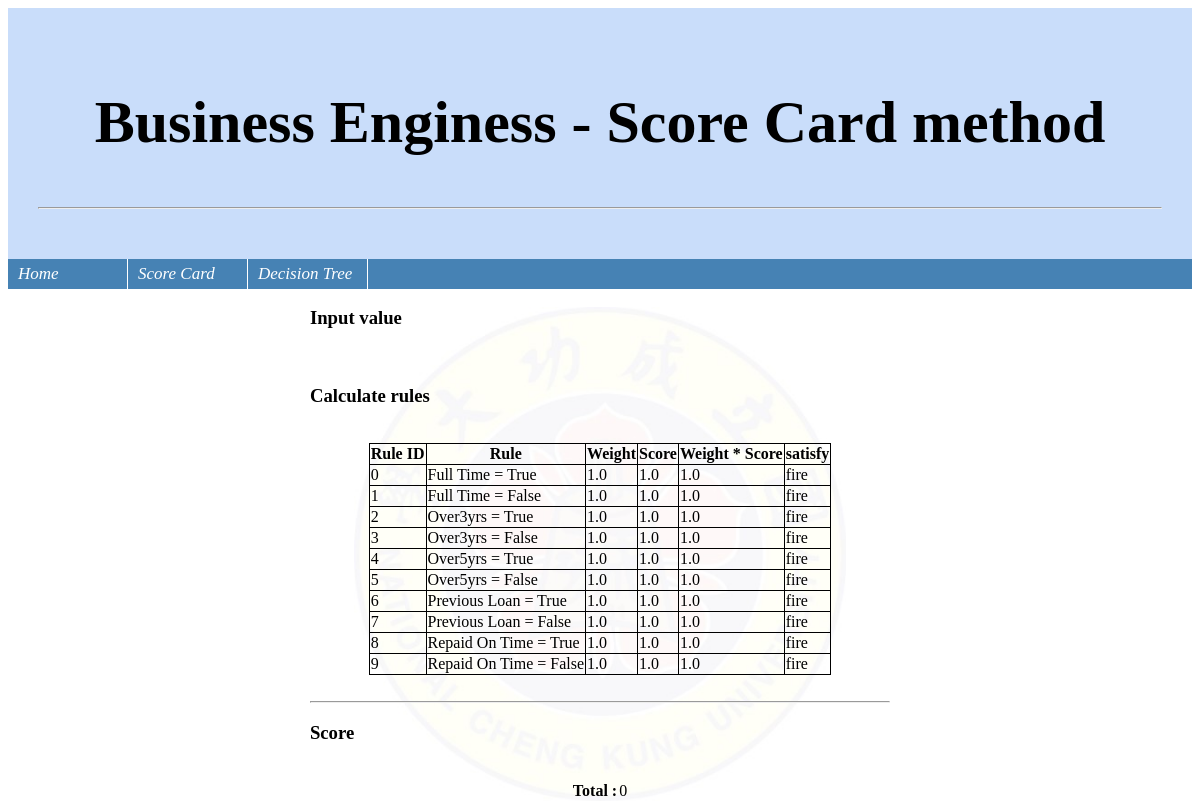
The page /ScoreCard/Case 2/ on the database its author committed.
### web_project/system/models.py (models this page shows, shortened)
class ScoreCardPool(models.Model):
    fkey = models.ForeignKey(
        'ScoreCardLibrary', on_delete=models.CASCADE)
    rule = models.TextField(help_text='Rule', null=True)
    weight = models.FloatField(
        default='1',
        help_text='Weight',
    )
    score = models.FloatField(
        default='1',
        help_text='Score',
    )

### web_project/system/views.py (the view)
# urls.py: path("ScoreCard/<id>/", views.ScoreCardView, name="ScoreCardView"),
def ScoreCardView(request, id):
    rules = ScoreCardPool.objects.filter(fkey__name=id).all()
    varmap = {"1": 1, "2": 1.5, "3": 50}
    varmap, _ = value_transform(varmap)
    engine = SCEngine.SCE()
    rulelist = [(Rule(rule.rule), rule.score * rule.weight)
                for rule in rules]
    engine.defrule(rulelist)
    engine.assign(varmap)
    score, satisfy = engine.run()
    kmap, vardata = value_transform(engine.info().varmap)
    ruleresult = []
    for i, rule in enumerate(rules):
        line = {}
        line["Rule"] = i
        line["Ruleinfo"] = f"{Rule(rule.rule).ToString():<50}"
        line["w"] = rule.weight
        line["s"] = rule.score
        line["wxs"] = rule.score*rule.weight
        line["satisfy"] = "pass" if satisfy[i] else "fire"
        ruleresult.append(line)
    SCid = ScoreCardLibrary.objects.all()
    scid_list = {i: rule.name for i, rule in enumerate(SCid)}
    lib = DecisionTreeLibrary.objects.all()
    dtid_list = {i: rule.name for i, rule in enumerate(lib)}
    context = {
        'obj': vardata,
        'rules': ruleresult,
        'total': score,
        "scid": scid_list,
        "dtid": dtid_list
    }
    return render(request, 'ScoreCard.html', context)

### web_project/system/InferenceEngine/SCEngine.py (called while the page is built)
    def assign(self, name_value_map):
        if not self.setrule:
            raise NameError('rule must be set before assign variable')
        if name_value_map is not None:
            for x, y in name_value_map.items():
                template = self.env.find_template('urule')
                template.assert_fact(name=x, value=y)
                self.varmap |= {x: y}

    def defrule(self, rules):
        self.setrule = True
        for rule, score in rules:
            rstr = f'''
            (defrule Rule{self.rule_ctr}
            (declare (salience {self.salience}))'''
            for x in rule.GetRaw():
                rstr += f'''
                (urule (name "{x.ID()}")(value ?{x.ID()}))
                '''
                self.varmap |= {x.ID(): None}
                self.typemap |= {x.ID(): x.datatype}
            rstr += f'''
            (test {rule.Prefix()})
            =>
            (addscore {score})
            (is_satisfy {self.rule_ctr})
            )
            '''
            self.env.build(rstr)
            self.rule_ctr = self.rule_ctr + 1
            self.salience = self.salience - 1
            self.satisfy.append(False)

    def info(self):
        return SimpleNamespace(varmap=self.varmap)

    def run(self) -> float:
        unassign_map = dict()
        value_cast = {'b': lambda: False,
                      'F': lambda: 0.0, 'I': lambda: 0}
        for x, y in self.varmap.items():
            if y is None:
                unassign_map |= {x: value_cast[self.typemap[x]]()}
        self.assign(unassign_map)
        self.env.run()
        return self.total, self.satisfy

### web_project/system/models.py (called while the page is built)
    def ID(self):
        return f"r{self.variable}"

    def Prefix(self):
        obj = VariablePool.objects.filter(pk=self.variable)
        if obj.exists:
            value_cast = {'b': lambda x: "TRUE" if str(x).lower() not in ("0", "false") else "FALSE",
                          'F': lambda x: float(x), 'I': lambda x: float(x)}
            rvalue = value_cast[self.datatype](self.value)
            OPERATOR_CAST = {
                'b': '>',
                'e': 'eq',
                's': '<',
                'a': '>=',
                'p': '<=',
            }
            return f"({OPERATOR_CAST[self.operator]} ?{self.ID()} {str(rvalue)})"
        else:
            return "miss variable"

    def Add(self, urule):
        self.rlist.append(urule)

    def GetRaw(self):
        return self.rlist

### web_project/system/templates/ScoreCard.html (shortened to what this page needs)
{% load static %}
<!DOCTYPE html>
<html>
<head>
    <link rel="stylesheet" href="{% static 'SCexample.css' %}" />
</head>
<body>
    <div class="header">
        <h2>Business Enginess - Score Card method</h2>
        <hr/>
    </div>
    <div class="menu-bar">
        <ul>
            <li>
                <a href="{% url 'home' %}">Home</a>
            </li>
            <li>
                <a >Score Card</a>
            </li>
            <li>
                <a >Decision Tree</a>
            </li>
        </ul>
    </div>
    <div class="content" style="background-image: url({% static 'ncku-logo2.jpg' %});background-size:contain ; background-position:center;background-repeat: no-repeat;  ">
        <div class="content left">
            <div class="content left var">
                <h3><b>Input value</b></h3>
                <br/>
            </div>
            <div class="content left rule">
                <h3><b>Calculate rules</b></h3>
                <br/>
                <table>
                    <th>Rule ID</th>
                    <th>Rule</th>
                    <th>Weight</th>
                    <th>Score</th>
                    <th>Weight * Score</th>
                    <th>satisfy</th>
                    {% for rule in rules %}
                    <tr>
                        <td>{{rule.Rule}}</td>
                        <td>{{rule.Ruleinfo}}</td>
                        <td>{{rule.w}}</td>
                        <td>{{rule.s}}</td>
                        <td>{{rule.wxs}}</td>
                        <td>{{rule.satisfy}}</td>
                    </tr>
                    {% endfor %}
                </table>
                <br/>
                <hr/>
            </div>
            <div class="content left score">
                <h3><b>Score</b></h3>
                <br/>
                <table style="border: 0px;">
                    <tr style="border: 0px;">
                        <td style="border: 0px;"><b>Total : </b></td>
                        <td style="border: 0px;">{{total}}</td>
                    </tr>
                </table>
            </div>
        </div>
    </div>
</body>
</html>

### web_project/system/static/SCexample.css (style rules this page uses)
.header { background-color: #c9ddfa; padding: 30px; text-align: center; font-size: 40px; height: fit-content; }
div.menu-bar { position: relative; margin: 0; padding: 0; height: 30px; width: 100%; }
div.menu-bar ul { margin: 0; padding: 0; position: absolute; height: 100%; width: 100%; list-style-type: none; background-color: SteelBlue; overflow: visible; }
div.menu-bar ul li { display: block; float: left; height: auto; width: 120px; }
div.menu-bar li>span, div.menu-bar li>a, div.menu-bar li>a:link, div.menu-bar li>a:visited, div.menu-bar li>a:active { display: block; padding: 0 0 0 10px; height: 100%; width: 109px; border-right: 1px #ffffff solid; line-height: 30px; font-family: times, serif; font-size: 17px; font-style: italic; text-decoration: none; background-color: SteelBlue; color: #ffffff; cursor: pointer; }
.content.left { margin-left: 15%; margin-right: 15%; }
table { overflow-x: auto; border: 2px; margin-left: auto; margin-right: auto; width: auto; border-collapse: collapse; border: 1px solid black; }
tr td { border: 1px solid black; padding: 1px; }
th { border: 1px solid black; }

### rows shown on the page
ScoreCardPool: w "1.0", s "1.0"
ScoreCardPool: w "1.0", s "1.0"
ScoreCardPool: w "1.0", s "1.0"
ScoreCardPool: w "1.0", s "1.0"
ScoreCardPool: w "1.0", s "1.0"
ScoreCardPool: w "1.0", s "1.0"
ScoreCardPool: w "1.0", s "1.0"
ScoreCardPool: w "1.0", s "1.0"
ScoreCardPool: w "1.0", s "1.0"
ScoreCardPool: w "1.0", s "1.0"

### other values the page prints
{{ rule.Rule }} "0" "1" "2" "3" "4" "5" "6" "7" "8" "9"
{{ rule.Ruleinfo }} "Full Time = True" "Full Time = False" "Over3yrs = True" "Over3yrs = False" "Over5yrs = True" "Over5yrs = False" "Previous Loan = True" "Previous Loan = False" "Repaid On Time = True" "Repaid On Time = False"
{{ rule.wxs }} "1.0" "1.0" "1.0" "1.0" "1.0" "1.0" "1.0" "1.0" "1.0" "1.0"
{{ rule.satisfy }} "fire" "fire" "fire" "fire" "fire" "fire" "fire" "fire" "fire" "fire"
{{ total }} "0"
